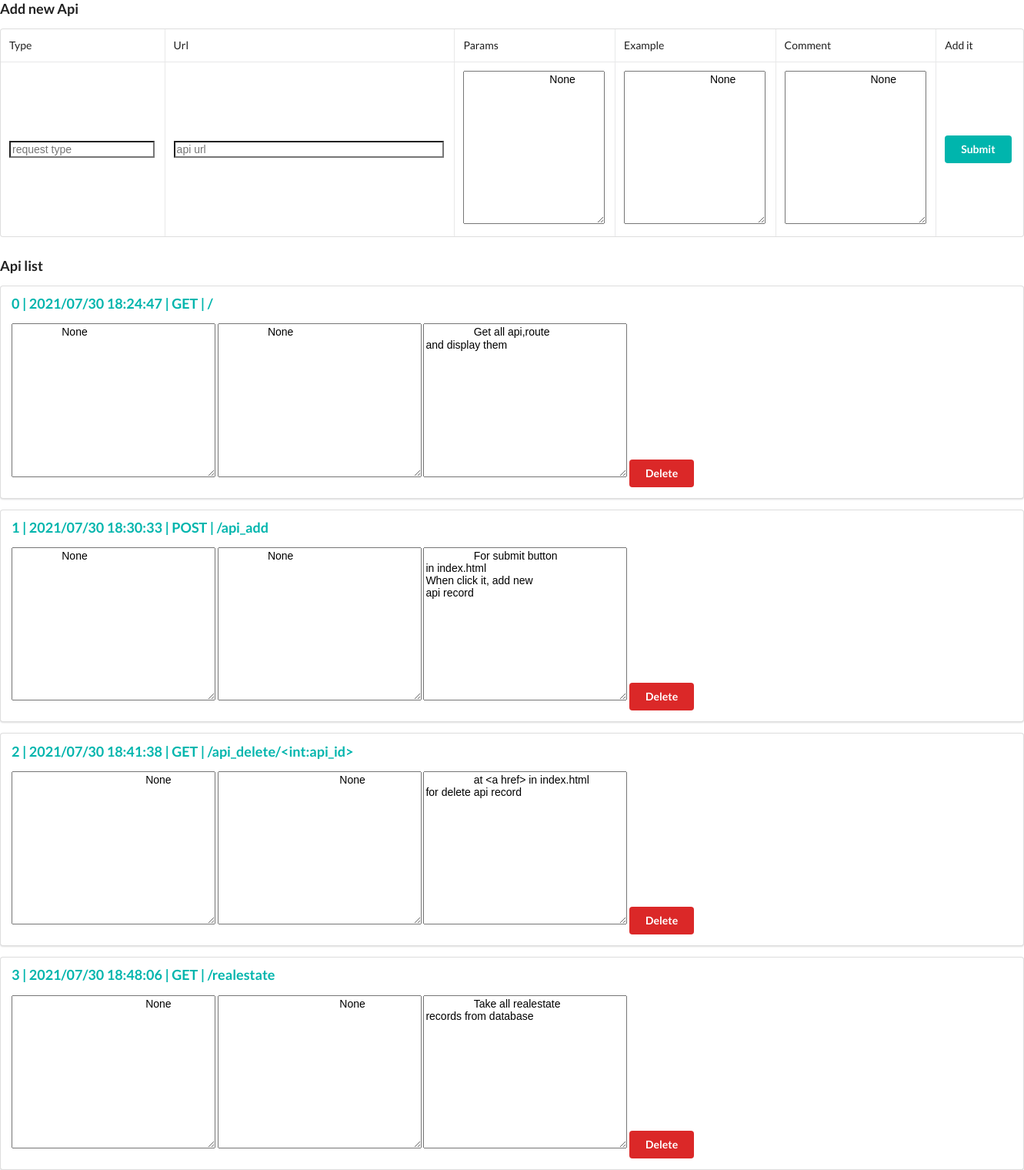
The page / on the database its author committed.
### source/models.py (models this page shows, shortened)
class Api(db.Model):
    id = db.Column(db.Integer , primary_key =True)
    type = db.Column(db.String(100),nullable = False)
    url = db.Column(db.String(100),nullable = False)
    params = db.Column(db.String(500))
    example = db.Column(db.String(700))
    date = db.Column(db.String(100),nullable = False)
    comment = db.Column(db.String(700))

### source/routes.py (the view)
@app.route("/")
def index():
    api_list = Api.query.all()
    count =len(api_list)
    return render_template('index.html',api_list = list(api_list),count = count)

### source/templates/index.html (shortened to what this page needs)
<!doctype html>
<html>
    <head>
        <link rel="stylesheet" href="https://cdn.jsdelivr.net/npm/semantic-ui@2.4.2/dist/semantic.min.css">
    </head>
    <body>
        <h3>Add new Api</h3>
        <form action = "{{ url_for('api_add') }}" method = 'post'>
            <table class="ui celled table">
                <tr>
                    <td>Type</td>
                    <td>Url</td>
                    <td>Params</td>
                    <td>Example</td>
                    <td>Comment</td>
                    <td>Add it</td>
                </tr>
                <tr>
                    <td><input type = 'text' name = 'type' placeholder = 'request type' required = 'required'></td>
                    <td><input type = 'text' name = 'url' placeholder = 'api url' required = 'required' size = '40'></td>
                    <td>
                        <textarea name = 'params' rows ='12' cols = '20'>
                            None
                        </textarea>
                    </td>
                    <td>
                        <textarea name = 'example' rows ='12' cols = '20'>
                            None
                        </textarea>
                    </td>
                    <td>
                        <textarea name = 'comment' rows ='12' cols = '20'>
                            None
                        </textarea>
                    </td>
                    <td><button class="ui teal button" type = 'submit'>Submit</button></td>
                </tr>
            </table>
        </form>
        <h3>Api list</h3>
        {% for i in range(count) %}
        <div class = 'ui segment'>
            <p class="ui teal header">{{i}} | {{api_list[i].date}} | {{api_list[i].type}} | {{api_list[i].url}}</p>
            <textarea  rows ='12' cols = '30'>
                {{ api_list[i].params }}
            </textarea>
            <textarea  rows ='12' cols = '30'>
                {{ api_list[i].example }}
            </textarea>
            <textarea  rows ='12' cols = '30'>
                {{ api_list[i].comment }}
            </textarea>
            <a class="ui red button" href = "/api_delete/{{ api_list[i].id }}">Delete</a>
        </div>
        {% endfor %}
    </body>
</html>

### rows shown on the page
Api: date "2021/07/30 18:24:47", type "GET", url "/", params "None", example "None", comment "Get all api,route and display them"
Api: date "2021/07/30 18:30:33", type "POST", url "/api_add", params "None", example "None", comment "For submit button in index.html When click it, add new api record"
Api: date "2021/07/30 18:41:38", type "GET", url "/api_delete/<int:api_id>", params "None", example "None", comment "at <a href> in index.html for delete api record"
Api: date "2021/07/30 18:48:06", type "GET", url "/realestate", params "None", example "None", comment "Take all realestate records from database"

### other values the page prints
{{ i }} "0" "1" "2" "3"
